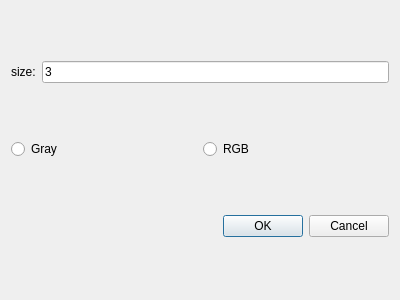
<?xml version="1.0" encoding="UTF-8"?>
<ui version="4.0">
 <class>MaximumFilterDialog</class>
 <widget class="QDialog" name="MaximumFilterDialog">
  <property name="geometry">
   <rect>
    <x>0</x>
    <y>0</y>
    <width>400</width>
    <height>300</height>
   </rect>
  </property>
  <property name="windowTitle">
   <string>Dialog</string>
  </property>
  <layout class="QVBoxLayout" name="verticalLayout">
   <item>
    <layout class="QHBoxLayout" name="horizontalLayout">
     <item>
      <widget class="QLabel" name="label">
       <property name="text">
        <string>size:</string>
       </property>
      </widget>
     </item>
     <item>
      <widget class="QLineEdit" name="lineEdit">
       <property name="text">
        <string>3</string>
       </property>
      </widget>
     </item>
    </layout>
   </item>
   <item>
    <layout class="QHBoxLayout" name="horizontalLayout_3">
     <item>
      <widget class="QRadioButton" name="radioButton_Gray">
       <property name="text">
        <string>Gray</string>
       </property>
      </widget>
     </item>
     <item>
      <widget class="QRadioButton" name="radioButton_RGB">
       <property name="text">
        <string>RGB</string>
       </property>
      </widget>
     </item>
    </layout>
   </item>
   <item>
    <widget class="QDialogButtonBox" name="buttonBox">
     <property name="orientation">
      <enum>Qt::Horizontal</enum>
     </property>
     <property name="standardButtons">
      <set>QDialogButtonBox::Cancel|QDialogButtonBox::Ok</set>
     </property>
    </widget>
   </item>
  </layout>
 </widget>
 <resources/>
 <connections>
  <connection>
   <sender>buttonBox</sender>
   <signal>accepted()</signal>
   <receiver>MaximumFilterDialog</receiver>
   <slot>accept()</slot>
   <hints>
    <hint type="sourcelabel">
     <x>248</x>
     <y>254</y>
    </hint>
    <hint type="destinationlabel">
     <x>157</x>
     <y>274</y>
    </hint>
   </hints>
  </connection>
  <connection>
   <sender>buttonBox</sender>
   <signal>rejected()</signal>
   <receiver>MaximumFilterDialog</receiver>
   <slot>reject()</slot>
   <hints>
    <hint type="sourcelabel">
     <x>316</x>
     <y>260</y>
    </hint>
    <hint type="destinationlabel">
     <x>286</x>
     <y>274</y>
    </hint>
   </hints>
  </connection>
 </connections>
</ui>
